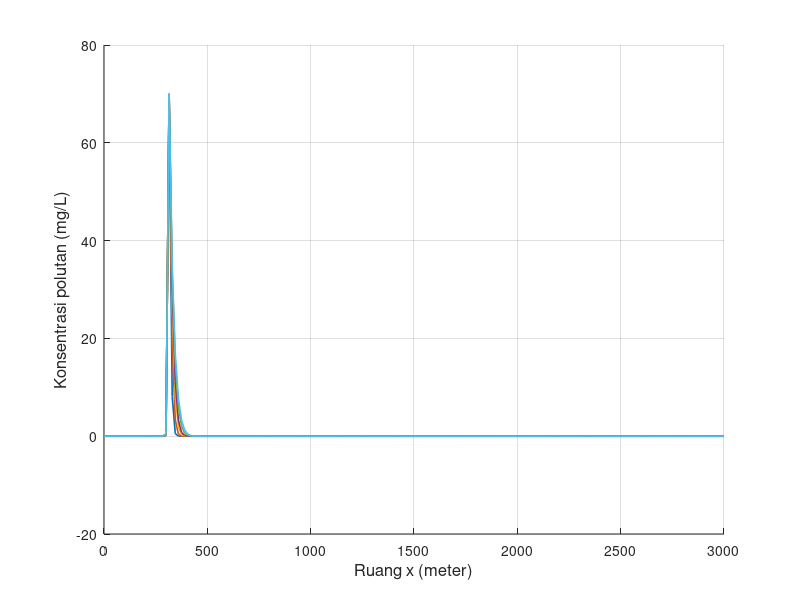

Here is the MATLAB script that generated this plot: (Note: this script raises an error after producing the figure.)
clear; clc; close all;

% Feby Syarief Al A`raaf
% 26050124130087
% Oseanografi C
%
% Simulasi adveksi 1 dimensi metode Crank-Nicolson
% Sumber polutan kontinu
% Grafik: konsentrasi polutan terhadap ruang
% NIM = 087, sehingga:
% x = 0, y = 8, z = 7

x_digit = 0;
y_digit = 8;
z_digit = 7;

C_source = 10 * z_digit;

L = 3000;
T = 7200;

scenario(1).nama = 'Skenario 1';
scenario(1).dx   = 15;
scenario(1).dt   = 6;
scenario(1).G    = 0.5;
scenario(1).m    = 15 + z_digit;

scenario(2).nama = 'Skenario 2';
scenario(2).dx   = 30;
scenario(2).dt   = 6;
scenario(2).G    = 0.05;
scenario(2).m    = 30 + z_digit;

scenario(3).nama = 'Skenario 3';
scenario(3).dx   = 15;
scenario(3).dt   = 6;
scenario(3).G    = 1;
scenario(3).m    = 15 + z_digit;

folder_output = 'output_Kontinu_CN_Polutan_Terhadap_Ruang';
if ~exist(folder_output, 'dir')
    mkdir(folder_output);
end

for s = 1:numel(scenario)

    fprintf('\nMemproses %s\n', scenario(s).nama);

    dx       = scenario(s).dx;
    dt       = scenario(s).dt;
    G        = scenario(s).G;
    m_source = scenario(s).m;

    M_grid = round(L / dx) + 1;
    Mmax   = max(M_grid, m_source);
    Nmax   = round(T / dt);

    alpha = (G * dt) / (dx^2);

    fprintf('dx = %.3f m, dt = %.3f s, G = %.3f m^2/s, m = %d\n', dx, dt, G, m_source);
    fprintf('Mmax = %d, Nmax = %d, alpha = %.6f\n', Mmax, Nmax, alpha);

    F = zeros(Nmax + 1, Mmax);

    t_step = 0:Nmax;
    t_time = t_step * dt;
    x_grid = 0:(Mmax - 1);
    x_pos  = x_grid * dx;

    tv = [60 180 360 500 800 1160];
    tv_valid = tv(tv >= 0 & tv <= T);
    n_plot = round(tv_valid / dt) + 1;

    if length(tv_valid) < length(tv)
        fprintf('%s: beberapa waktu berada di luar domain sehingga tidak digrafikkan.\n', scenario(s).nama);
    end

    a = -alpha;
    b = 2 + 2 * alpha;
    c = -alpha;

    H = zeros(1, Mmax);
    Q = zeros(1, Mmax);
    D = zeros(1, Mmax);

    for n = 1:Nmax

        F(n, m_source) = C_source;

        for i = 2:(Mmax-1)
            D(i) = alpha * F(n, i+1) + (2 - 2 * alpha) * F(n, i) + alpha * F(n, i-1);
        end

        D(2)      = D(2) + alpha * F(n+1, 1);
        D(Mmax-1) = D(Mmax-1) + alpha * F(n+1, Mmax);

        H(2) = c / b;
        Q(2) = D(2) / b;

        for i = 3:(Mmax-1)
            denom = b - a * H(i-1);
            H(i) = c / denom;
            Q(i) = (D(i) - a * Q(i-1)) / denom;
        end

        F(n+1, Mmax-1) = Q(Mmax-1);

        for j = (Mmax-2):-1:2
            F(n+1, j) = H(j) * F(n+1, j+1) + Q(j);
        end

        F(n+1, 1)    = F(n+1, 2);
        F(n+1, Mmax) = F(n+1, Mmax-1);
        F(n+1, m_source) = C_source;
    end

    fig = figure('Visible', 'off', 'Position', [100 100 1400 600]);
    hold on;

    legend_text = {};

    for k = 1:length(n_plot)
        plot(x_pos, F(n_plot(k), :), 'LineWidth', 1.2);
        legend_text{end+1} = sprintf('t = %d s', tv_valid(k));
    end

    grid on;
    xlabel('Ruang x (meter)', 'FontSize', 12);
    ylabel('Konsentrasi polutan (mg/L)', 'FontSize', 12);
    title(sprintf('%s - Konsentrasi polutan terhadap ruang', scenario(s).nama), ...
        'Feby Syarief-0087-Ose C', 'FontSize', 14, 'FontWeight', 'bold');
    xlim([x_pos(1), x_pos(end)]);

    y_max = max(F(n_plot, :), [], 'all');
    if isempty(y_max) || isnan(y_max) || y_max <= 0
        ylim([0 1]);
    else
        ylim([0, max(C_source * 1.2, y_max * 1.1)]);
    end

    set(gca, 'FontSize', 11);

    legend(legend_text, ...
        'Location', 'northwest', ...
        'FontSize', 8, ...
        'NumColumns', 2, ...
        'Box', 'on');

    hold off;

    nama_file = sprintf('cn_kontinu_ruang_skenario_%d.png', s);
    saveas(fig, fullfile(folder_output, nama_file));
    close(fig);

    fprintf('%s selesai diproses.\n', scenario(s).nama);
end

fprintf('\nSemua skenario telah selesai diproses.\n');
